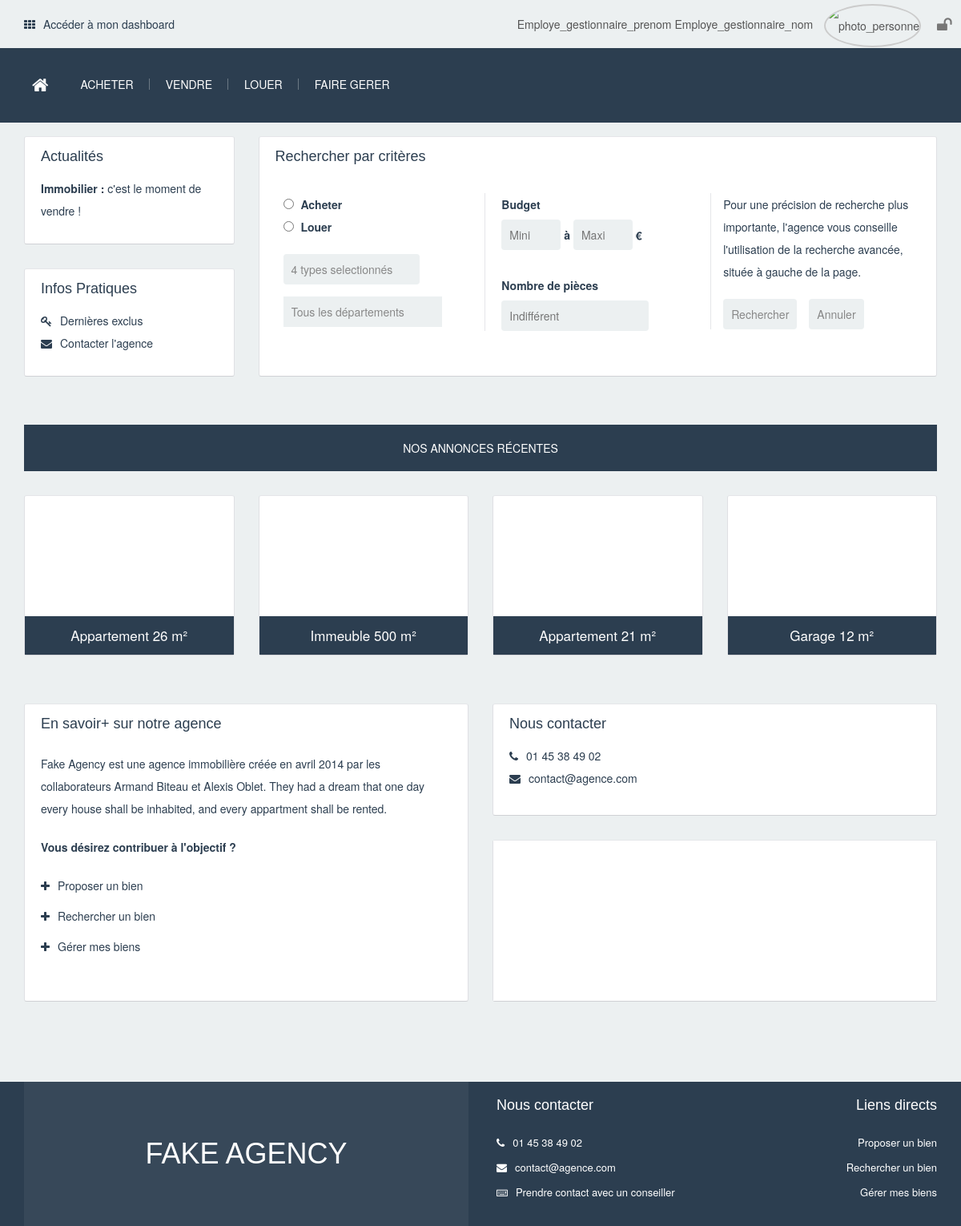
The app's page /index.php (signed in) with its own data.
### tables this page shows
CREATE TABLE Bien_immobilier(
        id_bien_immobilier     int (11) Auto_increment  NOT NULL ,
        prix                   Double ,
        superficie             Int ,
        nb_pieces              Int ,
        descriptif             Varchar (255) ,
        parking                Bool ,
        nb_etages              Int ,
        date_parution          TimeStamp ,
        id_personne_locataire  Int ,
        id_personne_proprio    Int ,
        id_personne_gest       Int ,
        id_agence_vendeur      Int ,
        id_agence_loueur       Int ,
        id_type_chauffage      Int ,
        id_adresse             Int ,
        id_gaz                 Int ,
        id_consommation_energetique Int ,
        PRIMARY KEY (id_bien_immobilier )
);

### functions_php/settings/connexion.php (called while the page is built, shortened)
<?php
	final class myPDO{
		private static $mypdo 		= NULL;
		private static $user 		= NULL;
		private static $dsn 		= NULL;
		private static $password 	= NULL;
		private function __construct(){
			$this->pdo = new PDO(self::$dsn, self::$user, self::$password);
			$this->pdo->setAttribute(PDO::ATTR_ERRMODE, PDO::ERRMODE_EXCEPTION);
			$this->pdo->query("SET NAMES UTF8");
		}
		public static function getSingletonPDO(){
			if(is_null(self::$mypdo)){
				self::$mypdo = new myPDO();
			}
			return self::$mypdo->pdo;
		}
		public static function setOptionsDataBase($_dsn,$_user,$_password){
			self::$dsn = $_dsn;
			self::$user = $_user;
			self::$password=$_password;
		}
	}

### functions_php/recherche_biens/getUtils.php (called while the page is built, shortened)
<?php
	require_once(dirname(__FILE__).'/../settings/connexion.php');
	function getTypeBien($id_bien_immobilier){
		$type = array(APPARTEMENT,MAISON,IMMEUBLE,GARAGE);
		foreach ($type as $value) {
			$stmt = myPDO::getSingletonPDO()->query("SELECT DISTINCT * FROM {$value} WHERE id_bien_immobilier = $id_bien_immobilier");
			$res = $stmt->fetch();
			if($res)
				return $value;
		}
		return NULL;
	}
	function getAllDepartements(){
		$stmt = myPDO::getSingletonPDO()->query("SELECT DISTINCT * FROM departement ORDER BY code_departement");
		$res  = array();
		while($ligne = $stmt->fetch()){
			$res[]=$ligne;
		}
		return $res;
	}
	function getAnnoncesRecentes($limit){
		$query=<<<SQL
			SELECT  bien_immobilier.id_bien_immobilier,
					bien_immobilier.superficie,
					bien_immobilier.date_parution
			FROM 	bien_immobilier
				LEFT OUTER JOIN appartement  ON appartement.id_bien_immobilier = bien_immobilier.id_bien_immobilier
				LEFT OUTER JOIN maison    	 ON maison.id_bien_immobilier = bien_immobilier.id_bien_immobilier
				LEFT OUTER JOIN immeuble     ON immeuble.id_bien_immobilier = bien_immobilier.id_bien_immobilier
				LEFT OUTER JOIN garage    	 ON garage.id_bien_immobilier = bien_immobilier.id_bien_immobilier
			WHERE bien_immobilier.id_personne_locataire IS NULL
			ORDER by bien_immobilier.date_parution DESC
			LIMIT $limit
SQL;
		$stmt = myPDO::getSingletonPDO()->prepare($query);
		$stmt->execute();
		$annonces = array();
		while($ligne = $stmt->fetch()){
			$ligne['info_type_bien'] = getTypeBien($ligne['id_bien_immobilier']);
			$annonces[]=$ligne;
		}
		return $annonces;
	}

### functions_php/recherche_biens/getUtils_html.php (the view, shortened to what this page needs)
<?php
	require_once(dirname(__FILE__).'/getUtils.php');
	require_once(dirname(__FILE__).'/../user_utils/getUtils_html.php');
	function getSelectDepartementsHTML($name_select, $id_selected=NULL){
		$departemens = getAllDepartements();
		if(!empty($departemens)){
			$dep_opt="<option value=''>Tous les départements</option>";
			foreach ($departemens as $key => $value) {
				$selected='';
				$dep_opt.=" <option value='{$value['id_departement']}' $selected >{$value['code_departement']} - {$value['nom_departement']}</option>\n";
			}
			$html="<select name='{$name_select}' id='$name_select'> \n".$dep_opt." </select>";
			return $html;
		}
		return '';
	}
	function getAnnoncesRecentesLimit4(){
		$biens_array= getAnnoncesRecentes(4);
		$html='';
		foreach ($biens_array as $value) {
			$type = !empty($value['info_type_bien']) ? ucfirst($value['info_type_bien']): 'Bien immo';
			$superficie = !empty($value['superficie']) ? $value['superficie']." m&sup2;": '';
			$link_pic = getPathRoot().'img/plans/1.jpg';
			$link_visu = getPathRoot().'visualisation_bien/bien.php?id_bien_immobilier='.trim($value['id_bien_immobilier']);
			$html.= <<<HTML
			<a href='$link_visu'>
				<div class="col-md-3">
					<div class="bg-white last-ann">
						<div class="last-ann-pic" style="background:url($link_pic) top center no-repeat;">
						</div>
						<div class="last-ann-desc bg-blue">
							$type $superficie
						</div>
					</div>
				</div>
			</a>
HTML;
		}
		$cpt=count($biens_array);
		return $html;
	}

### functions_php/user_utils/getUtils_html.php (shortened to what this page needs)
<?php
	function getPathRoot(){
		$dir_current_script_using = str_replace("\\", "/", (dirname($_SERVER['PHP_SELF'])) );
		$dir_current_path = explode("/", $dir_current_script_using);
		$reconstruction_path_root='';
		for ($i=1; $i<count($dir_current_path) ; $i++) {
			$reconstruction_path_root.='/'.$dir_current_path[$i];
		}
		$reconstruction_path_root.='/';
		return $reconstruction_path_root;
	}
	function getBanniereConnexion($session,$file_come_from=''){
		$link_photo = getPathRoot().$session['photo_personne'];
		$link_deco  = getPathRoot().'user/deconnexion.php';
		$link_dash  = getPathRoot().'user/dashboardGateway.php';
		return <<<HTML
		<div id="bar-connected">
			<div class="container" >
				<div class="row">
					<div class="col-md-6">
						<a href="$link_dash"><i class="fa fa-th"></i>Accéder à mon dashboard</a>
					</div>
					<div class="col-md-6">
						<form action="$link_deco" method='POST' name='send_to_deconnexion'>
							<p>
								<span>{$session['prenom_personne']} {$session['nom_personne']}</span>
								<img src="$link_photo" alt='photo_personne'>
								<input type='hidden' name='come_from' value="{$file_come_from}" />
								<a href='#' onclick='document.send_to_deconnexion.submit()' class="fa-deconnect" title='Déconnexion'><i class="deco-moove fa fa-unlock"></i></a>
							</p>
						</form>
					</div>
				</div>
			</div>
		</div>
HTML;
	}
	function getBanniere($session,$come_from=''){
		$banniere='';
		$display_mon_compte='';
		if(isset($session) && !empty($session)){
			$banniere.=getBanniereConnexion($session,$come_from);
			$display_mon_compte='display:none';
		}
		$link_index = getPathRoot().'index.php';
		$link_achat = getPathRoot().'result.php?type_achat_location=vente';
		$link_location = getPathRoot().'result.php?type_achat_location=location';
		$banniere.=<<<HTML
		<div class="container" >
			<div class="row">
				<div class="col-md-12">
					<div id="menu">
						<ul id="menu-nav" class="only-desktop">
							<li><a href="$link_index" class="button-home"><i class="fa fa-home"></i></a></li>
							<li><a href="$link_achat">Acheter</a></li>
							<li><a href="">Vendre</a></li>
							<li><a href="$link_location">Louer</a></li>
							<li><a href="#">Faire gerer</a></li>
						</ul>
						<a href="#" id="connect" class="only-desktop" style="$display_mon_compte">
							<i class="fa fa-unlock-alt"></i>Mon compte
						</a>
						<a href="#" id="nav-mobile-button" class="only-mobile menu-btn">
							<i class="fa fa-bars"></i>
						</a>
						<a  id="connect-mobile" class="only-mobile" style="display_mon_compte ">
							<i class="fa fa-unlock-alt"></i>Mon compte
						</a>
					</div>
				</div>
			</div>
		</div>
HTML;
	return $banniere;
	}
	function getFooter(){
		return <<<HTML
		<footer class="bg-blue">
			<div class="container">
				<div class="row">
					<div class="col-md-6">
						<h1>FAKE AGENCY</h1>
					</div>
					<div class="col-md-3">
						<div class="contact-footer">
						<h4>Nous contacter</h4>
							<p><a><i class="fa fa-phone"></i>01 45 38 49 02</a></p>
							<p><a><i class="fa fa-envelope"></i>contact@agence.com</a></p>
							<p><a><i class="fa fa-keyboard-o"></i>Prendre contact avec un conseiller</a></p>
						</div>
					</div>
					<div class="col-md-3">
						<div class="direct-links-footer">
							<h4>Liens directs</h4>
							<a href="">Proposer un bien</a><br>
							<a href="">Rechercher un bien</a><br>
							<a href="">Gérer mes biens</a>
							</div>
					</div>
				</div>
			</div>
		</footer>
HTML;
	}

### index.php (shortened to what this page needs)
<?php
	require_once('functions_php/user_utils/getUtils_html.php');
	require_once('functions_php/recherche_biens/getUtils_html.php');
	$session_to_getBanniere='';
	if(isset($_SESSION['id_personne']) && !empty($_SESSION['id_personne'])){
		$session_to_getBanniere=$_SESSION;
	}
	$banniere_header = getBanniere($session_to_getBanniere);
?>
<!DOCTYPE html>
<html lang="fr">
<head>
		<link rel='stylesheet' href='css/pushy.css' type='text/css' media='all' />
		<link rel='stylesheet' href='css/bootstrap.min.css' type='text/css' media='all' />
		<link rel='stylesheet' href='css/flexslider.css' type='text/css' media='all' />
		<link rel='stylesheet' href='css/default.css' type='text/css' media='all' />
		<link rel='stylesheet' href='css/styles.css' type='text/css' media='all' />
		<link rel='stylesheet' href='css/fonts/font-awesome.css' type='text/css' media='all' />
		<link rel='stylesheet' href='css/fonts/font-awesome-animation.css' type='text/css' media='all' />
	</head>
	<body>
<div class="all-wrap">
		<header>
			<?php echo $banniere_header ?>
		</header>
		<section class="bg-grey first-section" >
			<div class="container margin30">
				<div class="row">
					<div class="col-md-3">
						<div class="bg-white home-form-search-left">
							<h4>Actualités</h4>
							<p><strong>Immobilier :</strong> c'est le moment de vendre !</p>
						</div>
						<div class="bg-white home-form-search-left">
							<h4>Infos Pratiques</h4>
							<a><i class="fa fa-key"></i>Dernières exclus</a>
							<a><i class="fa fa-envelope"></i>Contacter l'agence</a>
						</div>
					</div>
					<div class="col-md-9">
						<div class="bg-white home-form-search">
							<h4>Rechercher par critères</h4>
							<form id="search-form" action='result.php' method='GET'>
								<div id="search-form">
								<div id="form-col2" class="col-md-4 form-col2">
									<p>
										<input type="radio" name="type_achat_location" value="vente" id="acheter"/>
										<label class="choice" for="acheter">Acheter</label>
									</p>
									<p>
										<input type="radio" name="type_achat_location" value="location" id="louer" />
										<label class="choice" for="louer">Louer</label>
									</p>
									<p>
									</p>
									<p>
											<?php
												echo getSelectDepartementsHTML("departement");
											?>
									</p>
								</div>
								<div id="form-col3" class="col-md-4 form-col3">
									<p>
										<label>Budget</label><br>
										<input class="bud" type="number" name="budget_mini" id="budget_mini" placeHolder="Mini" value="">
										<label> à </label>
										<input class="bud" type="number" name="budget_maxi" id="budget_maxi" placeHolder="Maxi" value="">
										<label> € </label>
									</p>
									<p class="margin30">
										<label>Nombre de pièces</label><br>
										<input type="number" name="nb_pieces" id="room" placeHolder='Indifférent' value="">
									</p>
								</div>
								<div id="form-col1" class="col-md-4 form-col1">
									<p>
										Pour une précision de recherche plus importante, l'agence vous conseille l'utilisation de la recherche avancée, située à gauche de la page.
									</p>
									<input type="submit" name="submit_base" id="search" value="Rechercher">
									<input type='reset'  value='Annuler'>
								</div>
							</div>
							</form>
						</div>
					</div>
				</div>
			</div>
		</section>
		<section class="bg-grey">
			<div class="container margin30 ">
				<div class="row">
					<div class="col-md-12 ">
						<div class="bg-blue last-ann-title">
							Nos annonces récentes
						</div>
					</div>
				</div>
			</div>
			<div class="container margin30">
				<div class="row">
					<?php echo getAnnoncesRecentesLimit4(); ?>
				</div>
			</div>
		</section>
		<section class="bg-grey">
			<div class="container margin60">
				<div class="row">
					<div class="col-md-6">
						<div class="bg-white home-about">
							<h4>En savoir+ sur notre agence</h4>
							<p>
								Fake Agency est une agence immobilière créée en avril 2014 par les collaborateurs Armand Biteau et Alexis Oblet. They had a dream that one day every house shall be inhabited, and every appartment shall be rented.
							</p>
							<p>
								<strong>Vous désirez contribuer à l'objectif ?</strong>
							</p>
							<a href=""><i class="fa fa-plus"></i>Proposer un bien</a>
							<a href=""><i class="fa fa-plus"></i>Rechercher un bien</a>
							<a href=""><i class="fa fa-plus"></i>Gérer mes biens</a>
						</div>
					</div>
					<div class="col-md-6">
						<div class="bg-white home-contact">
							<h4>Nous contacter</h4>
							<p><a><i class="fa fa-phone"></i>01 45 38 49 02</a></p>
							<p><a href='mailto:contact@agence.com'><i class="fa fa-envelope"></i>contact@agence.com</a></p>
						</div>
						<div class="bg-white home-maps">
							<div id="map-canvas"></div>
						</div>
					</div>
				</div>
			</div>
		</section>
		<section class="bg-grey" style="min-height:100px;">
		</section>
		<?php echo getFooter() ?>
</div>
	</body>
	</html>

### css/default.css (style rules this page uses)
html, body, div, span, applet, object, iframe,h1, h2, h3, h4, h5, h6, p, blockquote, pre,a, abbr, acronym, address, big, cite, code,del, dfn, em, img, ins, kbd, q, s, samp,small, strike, strong, sub, sup, tt, var,b, u, i, center,dl, dt, dd, ol, ul, li,fieldset, form, label, legend,table, caption, tbody, tfoot, thead, tr, th, td,article, aside, canvas, details, embed, figure, figcaption, footer, header, hgroup, menu, nav, output, ruby, section, summary,time, mark, audio, video { margin: 0;padding: 0;border: 0; }
h1,h2,h3,h4,h5,h6 { font-family: 'Alegreya Sans', sans-serif; color: #2C3E50; }
html { color: #2C3E50!important; width: 100%; font-size: 100%; -webkit-text-size-adjust: 100%; -ms-text-size-adjust: 100%; font-family: 'Alegreya Sans'; font-weight: 300; margin: 0; padding: 0; border: 0; background-color: #ECF0F1; }
body { min-height:calc(100% - 180px); background: #ECF0F1; font-weight: 300; font-size: 14px; line-height: 2em; text-align: center; }
a { color: #2C3E50; text-decoration: none; font-weight: 300; cursor: pointer; font-size: 17px; }
.bg-grey { background: #ECF0F1; color: #2C3E50; }
.bg-white { background: #FFF; color: #2C3E50; border: 1px solid; border-color: #e5e6e9 #dfe0e4 #d0d1d5; -webkit-border-radius: 3px; }
.bg-blue { background: #2C3E50; color: #FFF; }
section { width: 100%; min-height: 250px; overflow: visible; }
section:first-of-type { min-height: 300px; padding-top: 140px; }
.margin30 { margin-top: 30px; margin-bottom: 0px; }
.margin60 { margin-top: 60px; margin-bottom: 0px; }
footer { min-height: 200px; width: 100%; }
#bar-connected { color: #555; padding: 5px; width: 100%; height: 60px; background: #ECF0F1; text-align: left; }
#bar-connected a { line-height: 50px; font-size: 14px; font-weight: 300; }
#bar-connected p { line-height: 50px; font-size: 14px; font-weight: 300; text-align: right; }
#bar-connected p span { padding-right: 10px; }
#bar-connected .fa { padding-right: 10px; }
#bar-connected .fa-deconnect { position: absolute; font-size: 20px; color: #777; margin: 0px; border-radius: 6px; }
#bar-connected img { width: 40px; height: 40px; border: 2px solid #ccc; border-radius: 50%; margin-right: 20px; }

### records on screen
bien_immobilier: type "Appartement", superficie "26 m²"
bien_immobilier: type "Immeuble", superficie "500 m²"
bien_immobilier: type "Appartement", superficie "21 m²"
bien_immobilier: type "Garage", superficie "12 m²"

### other values on screen
$session['prenom_personne'] "Employe_gestionnaire_prenom"
$session['nom_personne'] "Employe_gestionnaire_nom"
